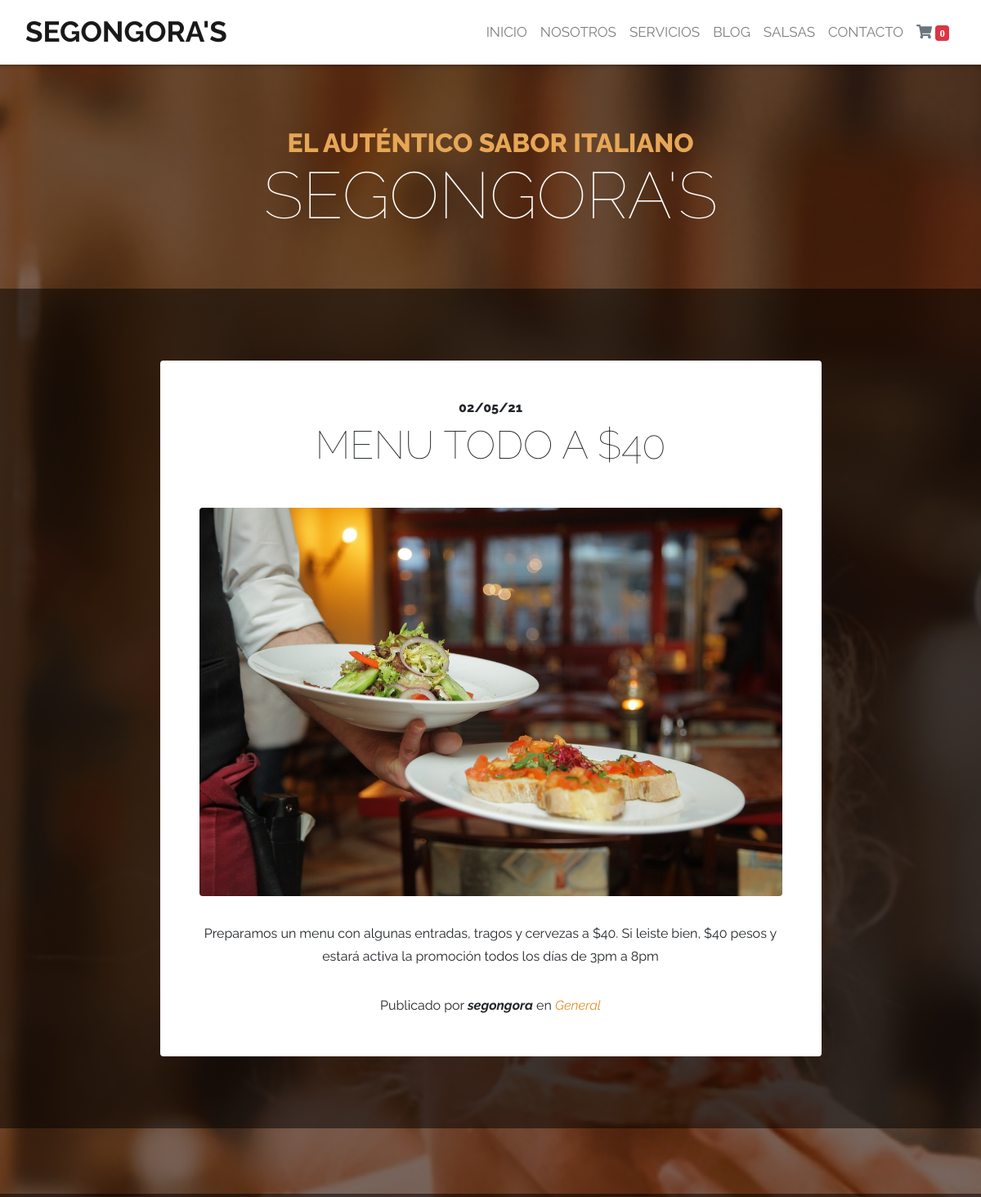
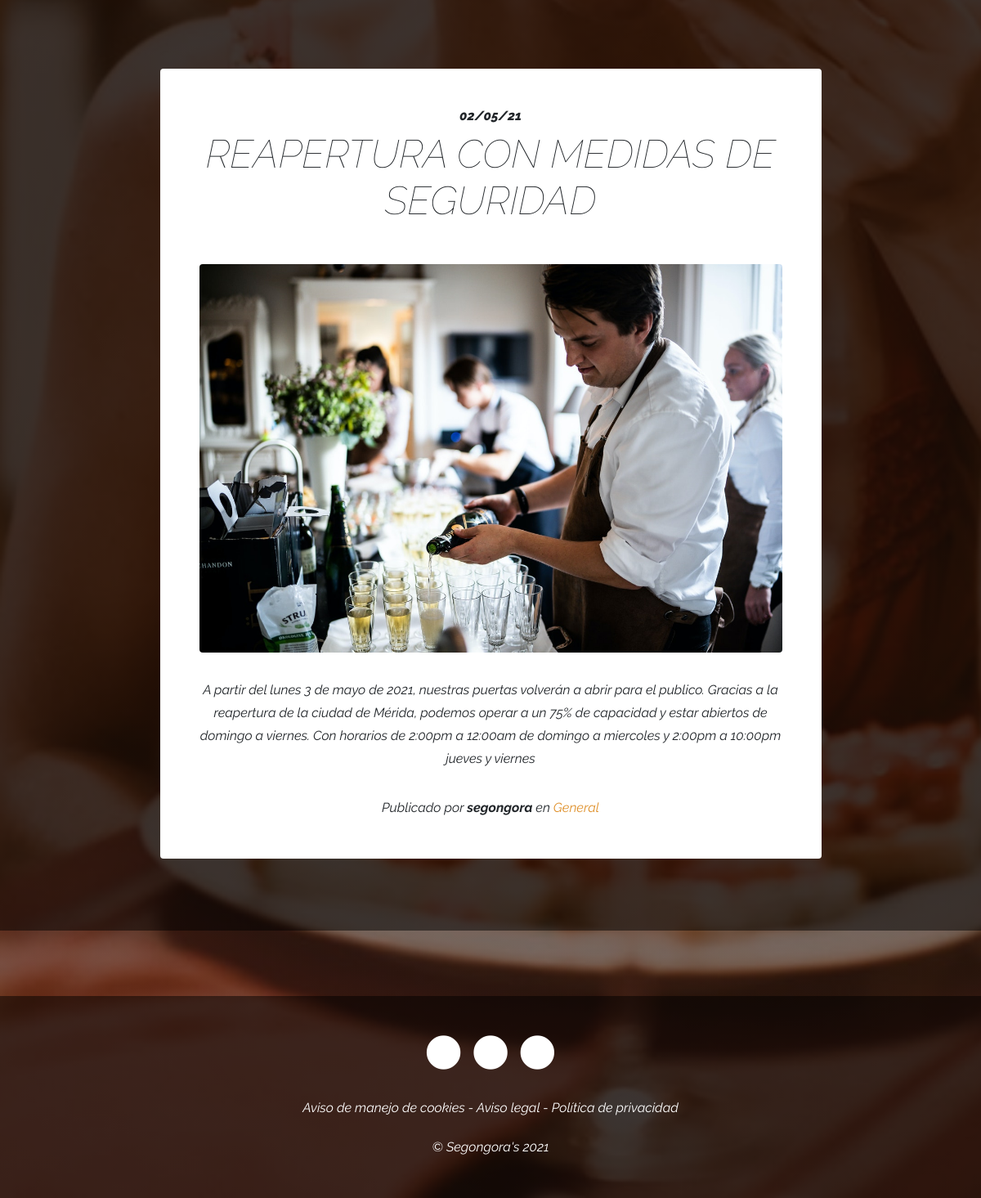
The page /blog/category/1 on the database its author committed (2 pictures, top to bottom).
### blog/models.py (models this page shows, shortened)
class Post(models.Model):
    title = models.CharField(max_length=200, verbose_name='Titulo')
    content = models.TextField(verbose_name="Contenido")
    published = models.DateTimeField(verbose_name="Fecha de publicación", default=now)
    image = models.ImageField(verbose_name="Imagen", upload_to="blog",null=True,blank=True)
    author = models.ForeignKey(User,verbose_name="Autor",on_delete=models.CASCADE) ##ON DELETE= Si borras al usuario, borra todos sus posts
    categories=models.ManyToManyField(Category, verbose_name="Categorias", related_name="get_posts") #Un post puede estar asociado a una o muchas categorias, al menos debe tener una categoria asociada
    created = models.DateTimeField(auto_now_add=True, verbose_name="Fecha de creación")
    updated = models.DateTimeField(auto_now=True, verbose_name="Fecha de edición")
    class Meta(): ##para los metadatos
        verbose_name="entrada"
        verbose_name_plural="entradas"
        ordering=["-created"]

class Category(models.Model):
    name = models.CharField(max_length=100, verbose_name='Nombre')
    created = models.DateTimeField(auto_now_add=True, verbose_name="Fecha de creación")
    updated = models.DateTimeField(auto_now=True, verbose_name="Fecha de edición")
    class Meta(): ##para los metadatos
        verbose_name="categoría"
        verbose_name_plural="categorías"
        ordering=["-created"]

### pages/models.py (models this page shows, shortened)
class Page (models.Model):
   title = models.CharField(max_length=200, verbose_name="Título")
   content = RichTextField(verbose_name="Descripción")
   created = models.DateTimeField(
   auto_now_add=True, verbose_name="Fecha de creación")
   updated = models.DateTimeField(
   auto_now=True, verbose_name="Fecha de actualizacion")
   class Meta:
        verbose_name = "Pagina"
        verbose_name_plural = "Paginas"
        ordering = ['title']  # lo ordena de manera descendiente

### blog/views.py (the view)
# urls.py: path('category/<int:category_id>', views.category, name="category"),
def category(request, category_id):
    category = Category.objects.get(id=category_id)
    return render(request, "blog/category.html", {"category": category})

### pages/templatetags/pages_extra.py (called while the page is built)
@register.simple_tag
def get_page_list():
    pages = Page.objects.all()
    return pages

### blog/templates/blog/category.html (shortened to what this page needs)
{% extends 'core/base.html' %}
{% block content %} {% load static %}
{% for post in category.get_posts.all %}
    <section class="page-section cta">
      <div class="container">
        <div class="row">
          <div class="col-xl-9 mx-auto">
            <div class="cta-innerv text-center rounded">
              <h2 class="section-heading mb-5">
                <span class="section-heading-upper">{{ post.published|date:"d/m/y" }}</span>
                <span class="section-heading-lower">{{ post.title }}</span>
              </h2>
              <p class="mb-0">
                <img class="mx-auto d-flex rounded img-fluid mb-3 mb-lg-0" src="{{post.image.url }}" alt="">
              </p>
              <p class="mb-0 mbt">
              {{post.content}}              </p>
              <p class="mb-0 mbt">
                <span class="section-heading-under">Publicado por <em><b>{{ post.author }}</b></em> en <em>
                <em>
                {% for category in post.categories.all %}
                  <a href="{ url 'category' category.id %}" class="link"> {{category.name}} </a>
                {% endfor %}
                </em>
              </p>
            </div>
          </div>
        </div>
      </div>
    </section>
{% endfor %}
{% endblock %}

### core/templates/core/base.html (shortened to what this page needs)
<!DOCTYPE html>
<html lang="es">
  <head>
    {% load static %}
    <link
      rel="stylesheet"
      href="https://stackpath.bootstrapcdn.com/bootstrap/4.1.1/css/bootstrap.min.css"
    />
    <link
      rel="stylesheet"
      href="https://use.fontawesome.com/releases/v5.0.13/css/all.css"
    />
    <link rel="stylesheet" href="{% static 'core/css/style.css' %}" />
  </head>
  <body>
    <nav
      class="navbar navbar-expand-lg navbar-light sticky-top"
      style="background-color: white"
    >
      <div class="container-fluid">
        <a
          class="navbar-brand text-uppercase text-expanded font-weight-bold"
          href="{% url 'home' %}"
          >segongora's</a
        >
        <div class="collapse navbar-collapse" id="navbarNav">
          <ul class="navbar-nav ml-auto">
            <li class="nav-item">
              <a
                class="nav-link text-uppercase {% if request.path == '/' %} active {% endif %}"
                aria-current="page"
                href="{% url 'home' %}"
                >Inicio</a
              >
            </li>
            <li class="nav-item">
              <a
                class="nav-link text-uppercase {% if request.path == '/about/' %} active {% endif %}"
                href="{% url 'about' %}"
                >Nosotros</a
              >
            </li>
            <li class="nav-item">
              <a
                class="nav-link text-uppercase {% if request.path == '/services/' %} active {% endif %}"
                href="{% url 'services' %}"
                >Servicios</a
              >
            </li>
            <li class="nav-item">
              <a
                class="nav-link text-uppercase {% if request.path == '/blog/' %} active {% endif %}"
                href="{% url 'blog' %}"
                >Blog</a
              >
            </li>
            <li class="nav-item">
              <a
                class="nav-link text-uppercase {% if request.path == '/salsas/' %} active {% endif %}"
                href="{% url 'salsas:salsas' %}"
                >Salsas</a
              >
            </li>
            <li class="nav-item">
              <a
                class="nav-link text-uppercase {% if request.path == '/contact/' %} active {% endif %}"
                href="{% url 'contact' %}"
                >Contacto</a
              >
            </li>
            <li>
              <a href="#" onclick="verPedido();" class="nav-link text-secondary">
                <i class="fas fa-shopping-cart"> <span id="cart-badge" class="badge badge-danger">0</span> </i>
              </a>
            </li>
          </ul>
        </div>
      </div>
    </nav>
    <h1 class="site-heading text-center text-white d-none d-lg-block">
      <span class="site-heading-upper text-primary mb-3"
        >El auténtico sabor italiano</span
      >
      <span class="site-heading-lower">Segongora's</span>
    </h1>
    {% block content %} {% endblock %}
    <footer class="footer text-faded text-center py-5">
      <div class="container">
        <p class="m-0">
          <a href="https://twitter.com" target="_blank" class="link">
            <span class="fa-stack fa-lg">
              <i class="fa fa-circle fa-stack-2x"></i>
              <i class="fab fa-twitter fa-stack-1x fa-inverse"></i>
            </span>
          </a>
          <a href="https://facebook.com" target="_blank" class="link">
            <span class="fa-stack fa-lg">
              <i class="fa fa-circle fa-stack-2x"></i>
              <i class="fab fa-facebook fa-stack-1x fa-inverse"></i>
            </span>
          </a>
          <a href="https://instagram.com" target="_blank" class="link">
            <span class="fa-stack fa-lg">
              <i class="fa fa-circle fa-stack-2x"></i>
              <i class="fab fa-instagram fa-stack-1x fa-inverse"></i>
            </span>
          </a>
        </p>
        <p class="m-0 mbt">
          {% load pages_extra %} {% get_page_list as page_list %}
          {% for page in page_list %}
          <a href="{% url 'page' page.id page.title|slugify %}" class="link"
            >{{page.title}}
          </a>
          {% if not forloop.last %} - {% endif %} {% endfor %}
        </p>
        <p class="m-0 mbt1">&copy; Segongora's 2021</p>
      </div>
    </footer>
  </body>
</html>

### core/static/core/css/style.css (style rules this page uses)
body { font-family: "Raleway", sans-serif !important; background: linear-gradient(rgba(47, 23, 15, 0.65), rgba(47, 23, 15, 0.65)), url("../img/bg.jpg"); background-attachment: fixed; background-position: center; background-size: cover; }
img { border-radius: 10px !important; }
h1, h2, h3, h4, h5, h6 { font-family: "Raleway"; }
p { line-height: 1.75; }
.text-faded { color: rgba(255, 255, 255, 0.3); }
.site-heading { margin-top: 5rem; margin-bottom: 5rem; text-transform: uppercase; line-height: 1; font-family: "Raleway"; }
.site-heading .site-heading-upper { display: block; font-size: 2rem; font-weight: 800; }
.site-heading .site-heading-lower { font-size: 5rem; font-weight: 100; line-height: 4rem; }
.page-section { margin-top: 5rem; margin-bottom: 5rem; }
.section-heading { text-transform: uppercase; }
.section-heading .section-heading-upper { display: block; font-size: 1rem; font-weight: 800; padding-bottom: 0.5rem; }
.section-heading .section-heading-lower { display: block; font-size: 3rem; font-weight: 100; }
.navbar { min-height: 75px; box-shadow: 0px 0px 5px 2px rgba(0, 0, 0, 0.25); }
.navbar-nav, .nav-item { font-family: "Raleway", sans-serif !important; font-size: 17px; }
.navbar-brand { font-size: 35px; font-family: "Raleway", sans-serif; font-weight: 900; }
.cta { padding-top: 5rem; padding-bottom: 5rem; background-color: rgba(0, 0, 0, 0.5); }
.cta .cta-innerv { position: relative; padding: 3rem; margin: 0.5rem; background-color: rgba(255, 255, 255, 1); }
.footer { background-color: rgba(0, 0, 0, 0.5); }
.footer a, .footer { color: #fff !important; }
.text-primary { color: #e6a756 !important; }
.mbt { padding-top: 2rem; }
.mbt1 { padding-top: 1.25rem; }
a.link { color: #df902a; }

### rows shown on the page
Post: published "02/05/21", title "MENU TODO A $40", image (picture), content "Preparamos un menu con algunas entradas, tragos y cervezas a $40. Si leiste bien, $40 pesos y estará activa la promoción todos los días de 3pm a 8pm", author "segongora"
Category: name "General"
Post: published "02/05/21", title "REAPERTURA CON MEDIDAS DE SEGURIDAD", image (picture), content "A partir del lunes 3 de mayo de 2021, nuestras puertas volverán a abrir para el publico. Gracias a la reapertura de la ciudad de Mérida, podemos operar a un 75% de capacidad y estar abiertos de domingo a viernes. Con horarios de 2:00pm a 12:00am de domingo a miercoles y 2:00pm a 10:00pm jueves y viernes", author "segongora"
Page: title "Aviso de manejo de cookies"
Page: title "Aviso legal"
Page: title "Política de privacidad"
